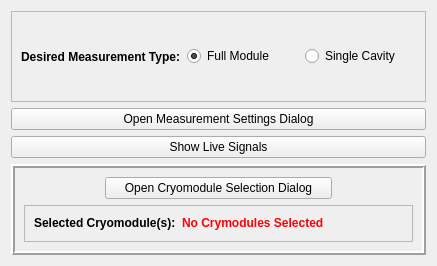
<?xml version="1.0" encoding="UTF-8"?>
<ui version="4.0">
 <class>Q0Measurement</class>
 <widget class="QWidget" name="Q0Measurement">
  <property name="geometry">
   <rect>
    <x>0</x>
    <y>0</y>
    <width>437</width>
    <height>266</height>
   </rect>
  </property>
  <property name="windowTitle">
   <string>Q0 Measurement</string>
  </property>
  <layout class="QGridLayout" name="gridLayout">
   <item row="2" column="1" colspan="2">
    <widget class="QPushButton" name="liveSignalsButton">
     <property name="sizePolicy">
      <sizepolicy hsizetype="Preferred" vsizetype="Fixed">
       <horstretch>0</horstretch>
       <verstretch>0</verstretch>
      </sizepolicy>
     </property>
     <property name="text">
      <string>Show Live Signals</string>
     </property>
    </widget>
   </item>
   <item row="0" column="1" colspan="2">
    <widget class="QFrame" name="measurementTypeFrame">
     <property name="enabled">
      <bool>true</bool>
     </property>
     <property name="sizePolicy">
      <sizepolicy hsizetype="Minimum" vsizetype="Preferred">
       <horstretch>0</horstretch>
       <verstretch>0</verstretch>
      </sizepolicy>
     </property>
     <property name="frameShape">
      <enum>QFrame::StyledPanel</enum>
     </property>
     <property name="frameShadow">
      <enum>QFrame::Raised</enum>
     </property>
     <layout class="QHBoxLayout" name="horizontalLayout_2">
      <item>
       <widget class="QLabel" name="measurementTypeLabel">
        <property name="enabled">
         <bool>true</bool>
        </property>
        <property name="sizePolicy">
         <sizepolicy hsizetype="Minimum" vsizetype="Minimum">
          <horstretch>0</horstretch>
          <verstretch>0</verstretch>
         </sizepolicy>
        </property>
        <property name="font">
         <font>
          <weight>75</weight>
          <bold>true</bold>
         </font>
        </property>
        <property name="text">
         <string>Desired Measurement Type:</string>
        </property>
        <property name="wordWrap">
         <bool>false</bool>
        </property>
       </widget>
      </item>
      <item>
       <widget class="QRadioButton" name="fullModuleRadioButton">
        <property name="enabled">
         <bool>true</bool>
        </property>
        <property name="toolTip">
         <string>This will run every selected CM at once</string>
        </property>
        <property name="text">
         <string>Full Module</string>
        </property>
        <property name="checked">
         <bool>true</bool>
        </property>
       </widget>
      </item>
      <item>
       <widget class="QRadioButton" name="singleCavityRadioButton">
        <property name="enabled">
         <bool>true</bool>
        </property>
        <property name="toolTip">
         <string>For each CM selected, this will run all 8 cavities at the ops max (or usuer specified gradient) and then run them all again minus the one being measured (it will iterate through all selected cavities)</string>
        </property>
        <property name="text">
         <string>Single Cavity</string>
        </property>
       </widget>
      </item>
     </layout>
    </widget>
   </item>
   <item row="1" column="1" colspan="2">
    <widget class="QPushButton" name="settingsButton">
     <property name="enabled">
      <bool>true</bool>
     </property>
     <property name="sizePolicy">
      <sizepolicy hsizetype="Preferred" vsizetype="Fixed">
       <horstretch>0</horstretch>
       <verstretch>0</verstretch>
      </sizepolicy>
     </property>
     <property name="toolTip">
      <string>Default settings will work fine in most use cases</string>
     </property>
     <property name="text">
      <string>Open Measurement Settings Dialog</string>
     </property>
    </widget>
   </item>
   <item row="3" column="1" colspan="2">
    <widget class="QFrame" name="frame">
     <property name="frameShape">
      <enum>QFrame::Box</enum>
     </property>
     <property name="frameShadow">
      <enum>QFrame::Raised</enum>
     </property>
     <property name="lineWidth">
      <number>2</number>
     </property>
     <layout class="QGridLayout" name="gridLayout_2">
      <item row="0" column="1" colspan="3">
       <widget class="QPushButton" name="cmSelectButton">
        <property name="enabled">
         <bool>true</bool>
        </property>
        <property name="sizePolicy">
         <sizepolicy hsizetype="Preferred" vsizetype="Fixed">
          <horstretch>0</horstretch>
          <verstretch>0</verstretch>
         </sizepolicy>
        </property>
        <property name="accessibleName">
         <string>${buttonName}</string>
        </property>
        <property name="text">
         <string>Open Cryomodule Selection Dialog</string>
        </property>
        <property name="checked">
         <bool>false</bool>
        </property>
       </widget>
      </item>
      <item row="1" column="0" colspan="5">
       <widget class="QFrame" name="cmSelectionFrame">
        <property name="enabled">
         <bool>true</bool>
        </property>
        <property name="autoFillBackground">
         <bool>true</bool>
        </property>
        <property name="frameShape">
         <enum>QFrame::StyledPanel</enum>
        </property>
        <property name="frameShadow">
         <enum>QFrame::Raised</enum>
        </property>
        <layout class="QHBoxLayout" name="horizontalLayout">
         <item>
          <widget class="QLabel" name="selectorLabel">
           <property name="enabled">
            <bool>true</bool>
           </property>
           <property name="sizePolicy">
            <sizepolicy hsizetype="Preferred" vsizetype="Minimum">
             <horstretch>0</horstretch>
             <verstretch>0</verstretch>
            </sizepolicy>
           </property>
           <property name="font">
            <font>
             <weight>75</weight>
             <bold>true</bold>
            </font>
           </property>
           <property name="toolTip">
            <string>CMs where cavities are deselected or not at ops max will appear with an asterisk (*)</string>
           </property>
           <property name="text">
            <string>Selected Cryomodule(s):</string>
           </property>
           <property name="wordWrap">
            <bool>false</bool>
           </property>
           <property name="textInteractionFlags">
            <set>Qt::LinksAccessibleByMouse|Qt::TextSelectableByMouse</set>
           </property>
          </widget>
         </item>
         <item>
          <widget class="QLabel" name="cmSelectionLabel">
           <property name="enabled">
            <bool>true</bool>
           </property>
           <property name="sizePolicy">
            <sizepolicy hsizetype="MinimumExpanding" vsizetype="Minimum">
             <horstretch>0</horstretch>
             <verstretch>0</verstretch>
            </sizepolicy>
           </property>
           <property name="palette">
            <palette>
             <active>
              <colorrole role="WindowText">
               <brush brushstyle="SolidPattern">
                <color alpha="255">
                 <red>252</red>
                 <green>1</green>
                 <blue>7</blue>
                </color>
               </brush>
              </colorrole>
             </active>
             <inactive>
              <colorrole role="WindowText">
               <brush brushstyle="SolidPattern">
                <color alpha="255">
                 <red>252</red>
                 <green>1</green>
                 <blue>7</blue>
                </color>
               </brush>
              </colorrole>
             </inactive>
             <disabled>
              <colorrole role="WindowText">
               <brush brushstyle="SolidPattern">
                <color alpha="255">
                 <red>127</red>
                 <green>127</green>
                 <blue>127</blue>
                </color>
               </brush>
              </colorrole>
             </disabled>
            </palette>
           </property>
           <property name="font">
            <font>
             <weight>75</weight>
             <bold>true</bold>
            </font>
           </property>
           <property name="toolTip">
            <string>CMs where cavities are deselected or not at ops max will appear with an asterisk (*)</string>
           </property>
           <property name="accessibleName">
            <string>${labelName}</string>
           </property>
           <property name="text">
            <string>No Crymodules Selected</string>
           </property>
           <property name="wordWrap">
            <bool>true</bool>
           </property>
           <property name="textInteractionFlags">
            <set>Qt::LinksAccessibleByMouse|Qt::TextSelectableByMouse</set>
           </property>
          </widget>
         </item>
        </layout>
       </widget>
      </item>
     </layout>
    </widget>
   </item>
  </layout>
 </widget>
 <resources/>
 <connections/>
</ui>
